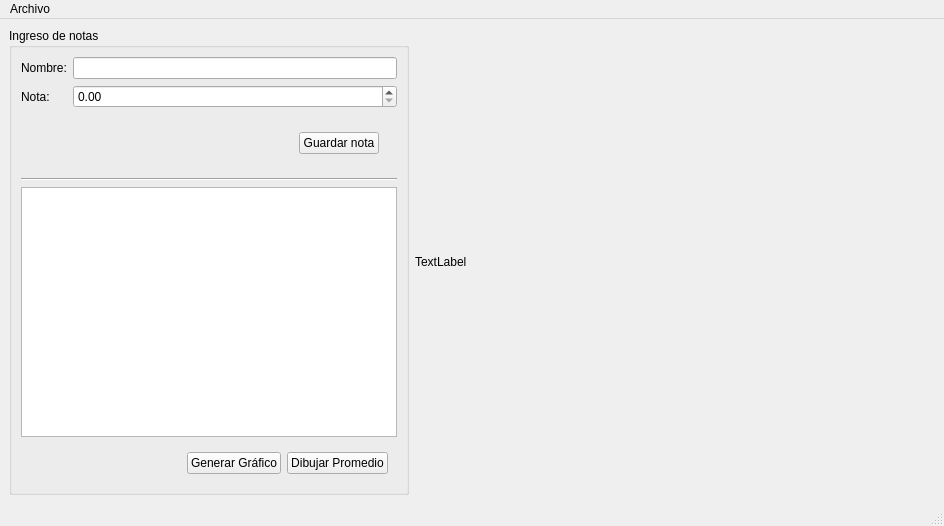
<?xml version="1.0" encoding="UTF-8"?>
<ui version="4.0">
 <class>IngresoDeNotas</class>
 <widget class="QMainWindow" name="IngresoDeNotas">
  <property name="geometry">
   <rect>
    <x>0</x>
    <y>0</y>
    <width>944</width>
    <height>526</height>
   </rect>
  </property>
  <property name="sizePolicy">
   <sizepolicy hsizetype="Fixed" vsizetype="Fixed">
    <horstretch>0</horstretch>
    <verstretch>0</verstretch>
   </sizepolicy>
  </property>
  <property name="windowTitle">
   <string>MainWindow</string>
  </property>
  <widget class="QWidget" name="centralwidget">
   <layout class="QHBoxLayout" name="horizontalLayout">
    <item>
     <widget class="QGroupBox" name="groupBox">
      <property name="sizePolicy">
       <sizepolicy hsizetype="Preferred" vsizetype="Preferred">
        <horstretch>50</horstretch>
        <verstretch>0</verstretch>
       </sizepolicy>
      </property>
      <property name="maximumSize">
       <size>
        <width>400</width>
        <height>16777215</height>
       </size>
      </property>
      <property name="title">
       <string>Ingreso de notas</string>
      </property>
      <layout class="QFormLayout" name="formLayout">
       <item row="0" column="0">
        <widget class="QLabel" name="label">
         <property name="text">
          <string>Nombre:</string>
         </property>
        </widget>
       </item>
       <item row="0" column="1">
        <widget class="QLineEdit" name="inNombre"/>
       </item>
       <item row="1" column="0">
        <widget class="QLabel" name="label_2">
         <property name="text">
          <string>Nota:</string>
         </property>
        </widget>
       </item>
       <item row="1" column="1">
        <widget class="QDoubleSpinBox" name="inNota">
         <property name="maximum">
          <double>100.000000000000000</double>
         </property>
         <property name="singleStep">
          <double>0.250000000000000</double>
         </property>
        </widget>
       </item>
       <item row="2" column="1">
        <widget class="QWidget" name="widget" native="true">
         <layout class="QHBoxLayout" name="horizontalLayout_2">
          <item>
           <spacer name="horizontalSpacer">
            <property name="orientation">
             <enum>Qt::Horizontal</enum>
            </property>
            <property name="sizeHint" stdset="0">
             <size>
              <width>40</width>
              <height>20</height>
             </size>
            </property>
           </spacer>
          </item>
          <item>
           <widget class="QWidget" name="widget_2" native="true">
            <layout class="QVBoxLayout" name="verticalLayout">
             <item>
              <widget class="QPushButton" name="pushButton">
               <property name="text">
                <string>Guardar nota</string>
               </property>
              </widget>
             </item>
            </layout>
           </widget>
          </item>
         </layout>
        </widget>
       </item>
       <item row="3" column="0" colspan="2">
        <widget class="Line" name="line">
         <property name="orientation">
          <enum>Qt::Horizontal</enum>
         </property>
        </widget>
       </item>
       <item row="4" column="0" colspan="2">
        <widget class="QTableWidget" name="outDetalle"/>
       </item>
       <item row="5" column="1">
        <widget class="QWidget" name="widget_3" native="true">
         <layout class="QHBoxLayout" name="horizontalLayout_3">
          <item>
           <spacer name="horizontalSpacer_2">
            <property name="orientation">
             <enum>Qt::Horizontal</enum>
            </property>
            <property name="sizeHint" stdset="0">
             <size>
              <width>60</width>
              <height>20</height>
             </size>
            </property>
           </spacer>
          </item>
          <item>
           <widget class="QPushButton" name="btnGenerarGrafico">
            <property name="text">
             <string>Generar Gráfico</string>
            </property>
           </widget>
          </item>
          <item>
           <widget class="QPushButton" name="btnLineaPromedio">
            <property name="text">
             <string>Dibujar Promedio</string>
            </property>
           </widget>
          </item>
         </layout>
        </widget>
       </item>
      </layout>
     </widget>
    </item>
    <item>
     <widget class="QLabel" name="outGrafo">
      <property name="text">
       <string>TextLabel</string>
      </property>
     </widget>
    </item>
   </layout>
  </widget>
  <widget class="QMenuBar" name="menubar">
   <property name="geometry">
    <rect>
     <x>0</x>
     <y>0</y>
     <width>944</width>
     <height>22</height>
    </rect>
   </property>
   <widget class="QMenu" name="menuArchivo">
    <property name="title">
     <string>Archivo</string>
    </property>
    <addaction name="actionGuardar_grafico"/>
   </widget>
   <addaction name="menuArchivo"/>
  </widget>
  <widget class="QStatusBar" name="statusbar"/>
  <action name="actionGuardar_grafico">
   <property name="text">
    <string>Guardar grafico</string>
   </property>
  </action>
 </widget>
 <resources/>
 <connections/>
</ui>
